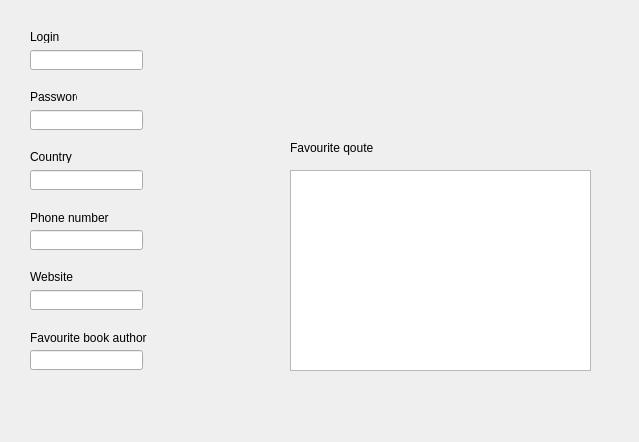
<?xml version="1.0" encoding="UTF-8"?>
<ui version="4.0">
 <class>EditForm</class>
 <widget class="QDialog" name="EditForm">
  <property name="geometry">
   <rect>
    <x>0</x>
    <y>0</y>
    <width>639</width>
    <height>442</height>
   </rect>
  </property>
  <property name="windowTitle">
   <string>Dialog</string>
  </property>
  <property name="autoFillBackground">
   <bool>false</bool>
  </property>
  <widget class="QLabel" name="label">
   <property name="geometry">
    <rect>
     <x>30</x>
     <y>30</y>
     <width>47</width>
     <height>13</height>
    </rect>
   </property>
   <property name="text">
    <string>Login</string>
   </property>
  </widget>
  <widget class="QPlainTextEdit" name="quote_plain_text">
   <property name="geometry">
    <rect>
     <x>290</x>
     <y>170</y>
     <width>301</width>
     <height>201</height>
    </rect>
   </property>
  </widget>
  <widget class="QLineEdit" name="login_ln">
   <property name="geometry">
    <rect>
     <x>30</x>
     <y>50</y>
     <width>113</width>
     <height>20</height>
    </rect>
   </property>
  </widget>
  <widget class="QLineEdit" name="password_ln">
   <property name="geometry">
    <rect>
     <x>30</x>
     <y>110</y>
     <width>113</width>
     <height>20</height>
    </rect>
   </property>
  </widget>
  <widget class="QLabel" name="label_2">
   <property name="geometry">
    <rect>
     <x>30</x>
     <y>90</y>
     <width>47</width>
     <height>13</height>
    </rect>
   </property>
   <property name="text">
    <string>Password</string>
   </property>
  </widget>
  <widget class="QLabel" name="label_3">
   <property name="geometry">
    <rect>
     <x>30</x>
     <y>150</y>
     <width>47</width>
     <height>13</height>
    </rect>
   </property>
   <property name="text">
    <string>Country</string>
   </property>
  </widget>
  <widget class="QLineEdit" name="country_ln">
   <property name="geometry">
    <rect>
     <x>30</x>
     <y>170</y>
     <width>113</width>
     <height>20</height>
    </rect>
   </property>
  </widget>
  <widget class="QLineEdit" name="author_ln">
   <property name="geometry">
    <rect>
     <x>30</x>
     <y>350</y>
     <width>113</width>
     <height>20</height>
    </rect>
   </property>
  </widget>
  <widget class="QLineEdit" name="phone_ln">
   <property name="geometry">
    <rect>
     <x>30</x>
     <y>230</y>
     <width>113</width>
     <height>20</height>
    </rect>
   </property>
  </widget>
  <widget class="QLabel" name="label_4">
   <property name="geometry">
    <rect>
     <x>30</x>
     <y>330</y>
     <width>131</width>
     <height>16</height>
    </rect>
   </property>
   <property name="text">
    <string>Favourite book author</string>
   </property>
  </widget>
  <widget class="QLabel" name="label_5">
   <property name="geometry">
    <rect>
     <x>30</x>
     <y>210</y>
     <width>91</width>
     <height>16</height>
    </rect>
   </property>
   <property name="text">
    <string>Phone number</string>
   </property>
  </widget>
  <widget class="QLabel" name="label_6">
   <property name="geometry">
    <rect>
     <x>30</x>
     <y>270</y>
     <width>47</width>
     <height>13</height>
    </rect>
   </property>
   <property name="text">
    <string>Website</string>
   </property>
  </widget>
  <widget class="QLineEdit" name="website_ln">
   <property name="geometry">
    <rect>
     <x>30</x>
     <y>290</y>
     <width>113</width>
     <height>20</height>
    </rect>
   </property>
  </widget>
  <widget class="QLabel" name="label_7">
   <property name="geometry">
    <rect>
     <x>290</x>
     <y>140</y>
     <width>281</width>
     <height>16</height>
    </rect>
   </property>
   <property name="text">
    <string>Favourite qoute</string>
   </property>
  </widget>
 </widget>
 <resources/>
 <connections/>
</ui>
